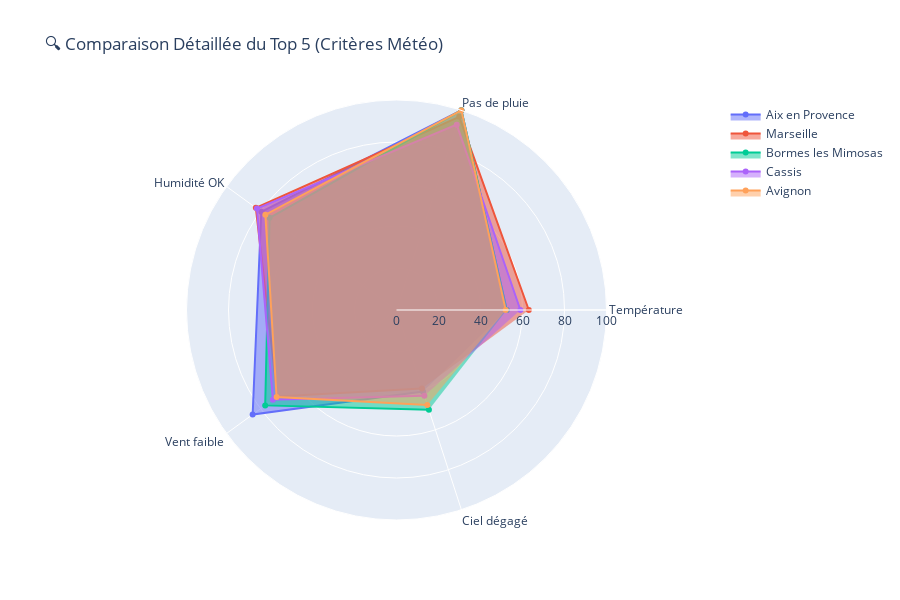

Here is the notebook cell this chart was saved with:
### Code cell
# Comparaison détaillée du Top 5

# Radar chart pour comparer les critères du Top 5
import plotly.graph_objects as go

categories = ['Température', 'Pas de pluie', 'Humidité OK', 'Vent faible', 'Ciel dégagé']

fig = go.Figure()

for idx, row in top5_cities.iterrows():
    # Normaliser les valeurs entre 0 et 100
    temp_score = 100 if 20 <= row['temp_avg'] <= 25 else max(0, 100 - abs(row['temp_avg'] - 22.5) * 5)
    rain_score = max(0, 100 - row['pop'])
    humidity_score = 100 if 40 <= row['humidity'] <= 60 else max(0, 100 - abs(row['humidity'] - 50))
    wind_score = max(0, 100 - row['wind_speed'] * 10)
    cloud_score = max(0, 100 - row['clouds'])
    
    values = [temp_score, rain_score, humidity_score, wind_score, cloud_score]
    
    fig.add_trace(go.Scatterpolar(
        r=values,
        theta=categories,
        fill='toself',
        name=row['city']
    ))

fig.update_layout(
    polar=dict(
        radialaxis=dict(
            visible=True,
            range=[0, 100]
        )),
    title='🔍 Comparaison Détaillée du Top 5 (Critères Météo)',
    showlegend=True,
    height=600
)

fig.write_html('../visualizations/top5_radar_comparison.html')
fig.show()

print("✅ Radar chart sauvegardé : ../visualizations/top5_radar_comparison.html")

### Figure 1 — Plotly figure (JSON) as saved in the notebook; plotly's stock layout.template omitted (floating-point values rounded to 4 significant figures)
{"data": [{"fill": "toself", "name": "Aix en Provence", "r": [52.5, 100, 79.58, 84.67, 40.84], "theta": ["Température", "Pas de pluie", "Humidité OK", "Vent faible", "Ciel dégagé"], "type": "scatterpolar"}, {"fill": "toself", "name": "Marseille", "r": [63, 96.7, 82.78, 70.11, 39.24], "theta": ["Température", "Pas de pluie", "Humidité OK", "Vent faible", "Ciel dégagé"], "type": "scatterpolar"}, {"fill": "toself", "name": "Bormes les Mimosas", "r": [52.5, 100, 74.69, 77.28, 49.98], "theta": ["Température", "Pas de pluie", "Humidité OK", "Vent faible", "Ciel dégagé"], "type": "scatterpolar"}, {"fill": "toself", "name": "Cassis", "r": [59, 92.8, 82.16, 72.78, 42.98], "theta": ["Température", "Pas de pluie", "Humidité OK", "Vent faible", "Ciel dégagé"], "type": "scatterpolar"}, {"fill": "toself", "name": "Avignon", "r": [52, 100, 77.18, 70.57, 47.52], "theta": ["Température", "Pas de pluie", "Humidité OK", "Vent faible", "Ciel dégagé"], "type": "scatterpolar"}], "layout": {"height": 600, "polar": {"radialaxis": {"range": [0, 100], "visible": true}}, "showlegend": true, "title": {"text": "🔍 Comparaison Détaillée du Top 5 (Critères Météo)"}}}
